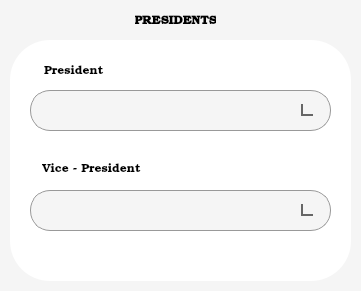
   <widget class="QWidget" name="widget" native="true">
    <property name="geometry">
     <rect>
      <x>30</x>
      <y>90</y>
      <width>361</width>
      <height>291</height>
     </rect>
    </property>
    <property name="styleSheet">
     <string notr="true">background-color: rgb(245, 245, 245);
border-radius: 40px;</string>
    </property>
    <widget class="QWidget" name="widget_2" native="true">
     <property name="geometry">
      <rect>
       <x>10</x>
       <y>40</y>
       <width>341</width>
       <height>241</height>
      </rect>
     </property>
     <property name="styleSheet">
      <string notr="true">background-color: rgb(255, 255, 255);
border-radius: 40px;</string>
     </property>
     <widget class="QLabel" name="label_10">
      <property name="geometry">
       <rect>
        <x>34</x>
        <y>21</y>
        <width>81</width>
        <height>21</height>
       </rect>
      </property>
      <property name="font">
       <font>
        <family>Bookman Old Style</family>
        <pointsize>9</pointsize>
       </font>
      </property>
      <property name="styleSheet">
       <string notr="true">color: rgb(0, 0, 0);
background-color: transparent;</string>
      </property>
      <property name="text">
       <string>President</string>
      </property>
      <property name="alignment">
       <set>Qt::AlignLeading|Qt::AlignLeft|Qt::AlignVCenter</set>
      </property>
     </widget>
     <widget class="QLabel" name="label_11">
      <property name="geometry">
       <rect>
        <x>32</x>
        <y>119</y>
        <width>101</width>
        <height>21</height>
       </rect>
      </property>
      <property name="font">
       <font>
        <family>Bookman Old Style</family>
        <pointsize>9</pointsize>
       </font>
      </property>
      <property name="styleSheet">
       <string notr="true">color: rgb(0, 0, 0);
background-color: transparent;</string>
      </property>
      <property name="text">
       <string>Vice - President</string>
      </property>
      <property name="alignment">
       <set>Qt::AlignLeading|Qt::AlignLeft|Qt::AlignVCenter</set>
      </property>
     </widget>
     <widget class="QComboBox" name="pres_box">
      <property name="geometry">
       <rect>
        <x>20</x>
        <y>50</y>
        <width>301</width>
        <height>41</height>
       </rect>
      </property>
      <property name="styleSheet">
       <string notr="true">QComboBox {
    background-color: #f5f5f5;
    border: 1px solid #e0e0e0;
    border-radius: 20px;
    padding: 8px 35px 8px 15px;  /* Increased right padding for arrow space */
    min-width: 6em;
    min-height: 20px;
    color: #333333;
    font-size: 14px;
}

QComboBox:hover {
    background-color: #ebebeb;
    border: 1px solid #d0d0d0;
}

QComboBox:focus {
    border: 1px solid #4a90e2;
    background-color: #ffffff;
}

/* Dropdown button area */
QComboBox::drop-down {
    border: none;
    width: 32px;
    border-top-right-radius: 20px;
    border-bottom-right-radius: 20px;
}

/* Clear default arrow */
QComboBox::down-arrow {
    width: 10px;
    height: 10px;
    background: transparent;
    border: 2px solid #666666;  /* Arrow color */
    border-top: none;
    border-right: none;
    margin-right: 15px;
    transform: rotate(-45deg);
}

QComboBox::down-arrow:hover {
    border-color: #333333;
}

/* Dropdown list styling */
QComboBox QAbstractItemView {
    background-color: white;
    border: 1px solid #e0e0e0;
    border-radius: 15px;
    padding: 8px;
    selection-background-color: #f0f0f0;
    selection-color: #333333;
    margin-top: 5px;
}

/* Dropdown list items */
QComboBox QAbstractItemView::item {
    height: 35px;
    padding-left: 15px;
    border-radius: 10px;
}

QComboBox QAbstractItemView::item:hover {
    background-color: #f5f5f5;
}

QComboBox QAbstractItemView::item:selected {
    background-color: #ebebeb;
}

/* Disabled state */
QComboBox:disabled {
    background-color: #f9f9f9;
    color: #999999;
    border: 1px solid #e5e5e5;
}

QComboBox:disabled::down-arrow {
    border-color: #999999;
}</string>
      </property>
     </widget>
     <widget class="QComboBox" name="vice_pres_box">
      <property name="geometry">
       <rect>
        <x>20</x>
        <y>150</y>
        <width>301</width>
        <height>41</height>
       </rect>
      </property>
      <property name="styleSheet">
       <string notr="true">QComboBox {
    background-color: #f5f5f5;
    border: 1px solid #e0e0e0;
    border-radius: 20px;
    padding: 8px 35px 8px 15px;  /* Increased right padding for arrow space */
    min-width: 6em;
    min-height: 20px;
    color: #333333;
    font-size: 14px;
}

QComboBox:hover {
    background-color: #ebebeb;
    border: 1px solid #d0d0d0;
}

QComboBox:focus {
    border: 1px solid #4a90e2;
    background-color: #ffffff;
}

/* Dropdown button area */
QComboBox::drop-down {
    border: none;
    width: 32px;
    border-top-right-radius: 20px;
    border-bottom-right-radius: 20px;
}

/* Clear default arrow */
QComboBox::down-arrow {
    width: 10px;
    height: 10px;
    background: transparent;
    border: 2px solid #666666;  /* Arrow color */
    border-top: none;
    border-right: none;
    margin-right: 15px;
    transform: rotate(-45deg);
}

QComboBox::down-arrow:hover {
    border-color: #333333;
}

/* Dropdown list styling */
QComboBox QAbstractItemView {
    background-color: white;
    border: 1px solid #e0e0e0;
    border-radius: 15px;
    padding: 8px;
    selection-background-color: #f0f0f0;
    selection-color: #333333;
    margin-top: 5px;
}

/* Dropdown list items */
QComboBox QAbstractItemView::item {
    height: 35px;
    padding-left: 15px;
    border-radius: 10px;
}

QComboBox QAbstractItemView::item:hover {
    background-color: #f5f5f5;
}

QComboBox QAbstractItemView::item:selected {
    background-color: #ebebeb;
}

/* Disabled state */
QComboBox:disabled {
    background-color: #f9f9f9;
    color: #999999;
    border: 1px solid #e5e5e5;
}

QComboBox:disabled::down-arrow {
    border-color: #999999;
}</string>
      </property>
     </widget>
    </widget>
    <widget class="QLabel" name="label_23">
     <property name="geometry">
      <rect>
       <x>135</x>
       <y>11</y>
       <width>81</width>
       <height>21</height>
      </rect>
     </property>
     <property name="font">
      <font>
       <family>Bookman Old Style</family>
       <pointsize>9</pointsize>
       <weight>75</weight>
       <bold>true</bold>
      </font>
     </property>
     <property name="styleSheet">
      <string notr="true">color: rgb(0, 0, 0);
background-color: transparent;</string>
     </property>
     <property name="text">
      <string>PRESIDENTS</string>
     </property>
     <property name="alignment">
      <set>Qt::AlignCenter</set>
     </property>
    </widget>
   </widget>
